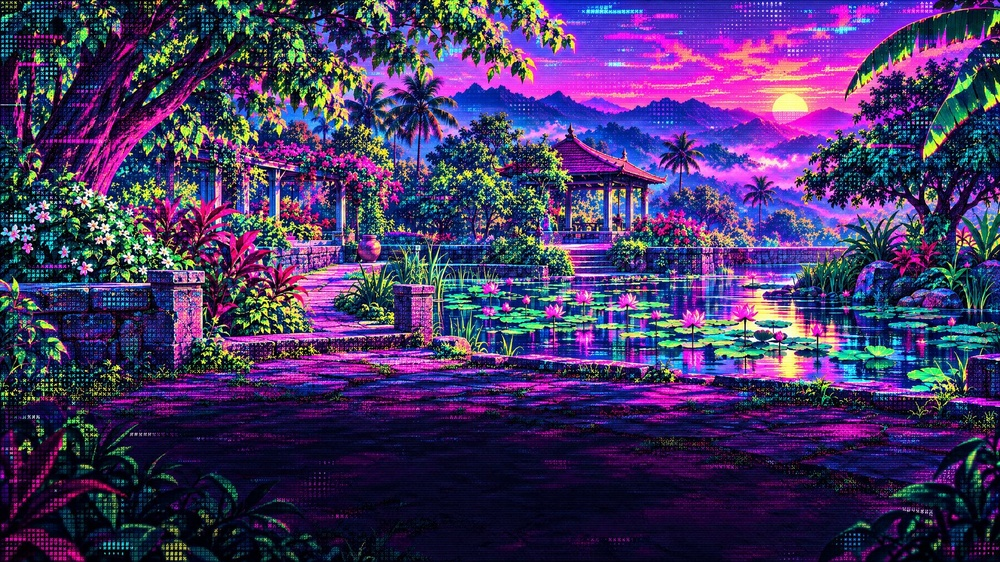
#> input picture .vn-cache/assets/game/images/optimized/bg_ch01.jpg, 1000 x 562 px, shrunk from 1920 x 1080 before the run; its folder holds only this picture in this run
$ python vn-bg-realify.py --in-glob ../.vn-cache/assets/game/images/optimized/bg_ch01.jpg
#> lines starting #> are read from the running program, lines starting #| are printed output that depends on the picture
#> in main, im is the input picture: PIL image 1000x562 RGB; mean R, G, B 69.4, 53.2, 101.8
#!/usr/bin/env python3
"""CyberManju OS — VN background real-life look + living camera (scripts/vn-bg-realify.py).

Role: color-grade chapter backgrounds so a painted/illustrative render reads as a
natural, real-life avenue/space photograph, and emit Ren'Py ATL camera transforms
that keep every background alive (slow zoom in/out + panning look-around) when the
chapter is shown.
Exports: --root (runtime dir), --in-glob, --out (derivatives dir), --quality,
         --transforms-out (Ren'Py ATL transforms file).
Integrates: scripts/vn-dev.mjs can serve the realified derivatives in place of the
            originals; tools/generate_renpy_script.py applies the emitted
            `stem_bg_chNN_camera` transform to each `scene bg_chNN` so the
            background moves while the standing cast stays still.
Contracts: preserves each image's exact dimensions (1920x1080 backgrounds);
           never overwrites the source; only PNG/JPEG/WebP inputs; degrades
           gracefully (leaves files untouched) when Pillow is absent.
"""

from __future__ import annotations

import argparse
import hashlib
import json
import sys
from pathlib import Path

try:
    from PIL import Image, ImageEnhance, ImageOps
except Exception:  # pragma: no cover - Pillow missing must degrade, not crash
    Image = None  # type: ignore[assignment]
    ImageEnhance = None  # type: ignore[assignment]
    ImageOps = None  # type: ignore[assignment]

PROFILE_VERSION = 1
IMAGE_SUFFIXES = {".jpg", ".jpeg", ".png", ".webp"}


def profile_signature(quality: int, contrast: float, color: float, brightness: float) -> str:
    raw = f"v{PROFILE_VERSION}|q{quality}|c{contrast}|r{color}|b{brightness}"
    return hashlib.sha256(raw.encode("utf-8")).hexdigest()[:16]


def realify(image: Image.Image) -> Image.Image:
    """Return a real-life photographic grade of `image` without changing size."""
    image = image.convert("RGB")
    # Natural avenue/space look: lift the milky illustration blacks, add gentle
    # photographic contrast, warm the cast slightly, then boost saturation just
    # enough for the scene to feel like a captured photograph.
    image = ImageOps.autocontrast(image, cutoff=1)
    image = ImageEnhance.Contrast(image).enhance(1.12)
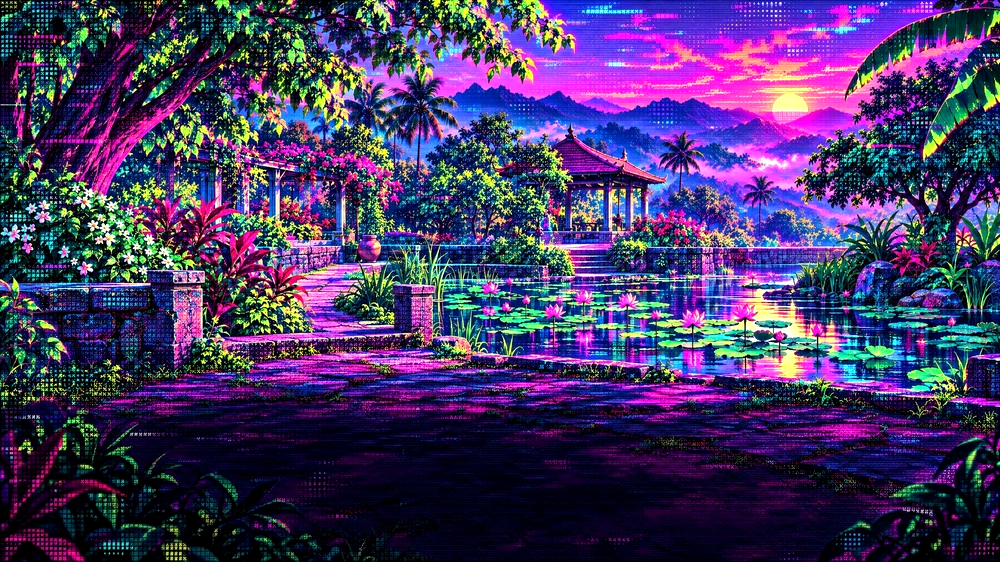
#> image: PIL image 1000x562 RGB; mean R, G, B 69.9, 54.9, 102
    image = ImageEnhance.Color(image).enhance(1.08)
    image = ImageEnhance.Brightness(image).enhance(1.03)
    return image


def chapter_number(stem: str) -> int:
    digits = "".join(ch for ch in stem if ch.isdigit())
    return int(digits) if digits else 0


def parse_chapters(spec: str) -> list[int]:
    """Parse a chapter spec like '1-56', '1,3,5', or '7' into a sorted list."""
#> called with spec = '1-56'
    chapters: set[int] = set()
    for part in str(spec).split(","):
        part = part.strip()
        if not part:
            continue
        if "-" in part:
            a, b = part.split("-", 1)
            chapters.update(range(int(a), int(b) + 1))
        else:
            chapters.add(int(part))
    return sorted(chapters)


def camera_transform(number: int) -> str:
    """Ren'Py ATL transform giving a smooth, living camera on a background.

    Slow ease-in-out zoom in/out plus a gentle panning look-around (ken-burns
    style). The base image sits slightly zoomed so there is room to drift without
    revealing empty edges. Each chapter breathes at its own pace and direction so
    backgrounds feel alive while the standing cast portraits stay still. Uses
    easeinout for natural acceleration/deceleration instead of robotic linear
    movement.
    """
    base_zoom = 1.015 + (number % 3) * 0.005          # 1.015 .. 1.025
    peak_zoom = 1.07 + (number % 3) * 0.02            # 1.07 .. 1.11
    duration = 16.0 + (number % 5) * 3                  # 16.0 .. 28.0 s per leg (slow)
    # Alternate drift direction per chapter so adjacent chapters feel different.
    if number % 2 == 0:
        ax, ay = 0.44, 0.40                           # drift toward upper-left
        bx, by = 0.56, 0.60                           # return toward lower-right
    else:
        ax, ay = 0.56, 0.60                           # drift toward lower-right
        bx, by = 0.44, 0.40                           # return toward upper-left
    def fmt(v: float) -> str:
        s = f"{v:.2f}".rstrip("0").rstrip(".")
        if "." not in s:
            s += ".0"
        return s
    lines = [
        f"transform stem_bg_ch{number:02d}_camera:",
        f"    zoom {fmt(base_zoom)}",
        "    xalign 0.5",
        "    yalign 0.5",
        f"    linear {fmt(duration)} zoom {fmt(peak_zoom)}",
        f"    linear {fmt(duration)} xalign {fmt(ax)}",
        f"    linear {fmt(duration)} yalign {fmt(ay)}",
        f"    linear {fmt(duration)} zoom {fmt(base_zoom)}",
        f"    linear {fmt(duration)} xalign {fmt(bx)}",
        f"    linear {fmt(duration)} yalign {fmt(by)}",
        "    repeat",
    ]
    return "\n".join(lines)


def main() -> int:
    parser = argparse.ArgumentParser(description=__doc__)
    parser.add_argument("--root", default="integrations/renpy-technosutra",
                        help="runtime root containing game/images")
    parser.add_argument("--in-glob", default="game/images/optimized/bg_ch*.jpg",
                        help="glob of source backgrounds to realify")
    parser.add_argument("--out", default=None,
                        help="derivatives output dir (default: <root>/game/images/realified)")
    parser.add_argument("--quality", type=int, default=88,
                        help="JPEG quality for derivative outputs")
    parser.add_argument("--transforms-out", default=None,
                        help="Ren'Py ATL transforms file (default: <root>/game/bg_camera_transforms.rpy)")
    parser.add_argument("--chapters", default="1-56",
                        help="chapter range for camera transforms, e.g. '1-56' or '1,3,5'")
    args = parser.parse_args()

    root = Path(args.root).resolve()
    if Image is None:
        print("Pillow is not installed; leaving backgrounds untouched.", file=sys.stderr)
        return 0

    out_dir = Path(args.out).resolve() if args.out else (root / "game/images/realified")
    out_dir.mkdir(parents=True, exist_ok=True)

    transforms_out = Path(args.transforms_out).resolve() if args.transforms_out else (root / "game/bg_camera_transforms.rpy")
    transforms_out.parent.mkdir(parents=True, exist_ok=True)

    sources = sorted((root / args.in_glob).parent.glob((root / args.in_glob).name))
    if not sources:
        print(f"No backgrounds matched {args.in_glob} under {root}", file=sys.stderr)
        return 1

    assets = []
    for src in sources:
        if src.suffix.lower() not in IMAGE_SUFFIXES:
            continue
        with Image.open(src) as im:
            graded = realify(im)
            dst = out_dir / src.name
            fmt = "JPEG" if dst.suffix.lower() in {".jpg", ".jpeg"} else "PNG"
            save_kwargs = {"quality": args.quality, "optimize": True} if fmt == "JPEG" else {}
            graded.save(dst, format=fmt, **save_kwargs)
            assets.append({
                "chapter": chapter_number(src.stem),
                "file": src.name,
                "source": str(src.name),
                "width": graded.width,
                "height": graded.height,
                "format": fmt,
                "sizeBytes": dst.stat().st_size,
            })

    # Living camera transforms: one `stem_bg_chNN_camera` per chapter in the
    # requested range. Decoupled from the input glob so chapter 1 (whose
    # background file is 02.webp, not bg_ch01.jpg) still gets stem_bg_ch01_camera.
    chapters = parse_chapters(args.chapters)
    transforms = [camera_transform(n) for n in chapters]

    manifest = {
        "schemaVersion": PROFILE_VERSION,
        "title": "The Stem Array — real-life background derivatives + living camera",
        "profile": profile_signature(args.quality, 1.12, 1.08, 1.03),
        "count": len(assets),
        "assets": assets,
    }
    (out_dir / "manifest.json").write_text(json.dumps(manifest, indent=2) + "\n", encoding="utf-8")

    header = [
        "# The Stem Array — living camera transforms for real-life backgrounds.",
        "# Generated by scripts/vn-bg-realify.py. Each chapter background gets a slow",
        "# zoom in/out + panning look-around (ken-burns style) so the scene feels alive",
        "# while the standing cast portraits stay still. Apply with:",
        '#   scene bg_chNN at stem_bg_chNN_camera with dissolve',
        "",
    ]
    transforms_out.write_text("\n".join(header + transforms + [""]) + "\n", encoding="utf-8")
    print(f"Realified {len(assets)} backgrounds -> {out_dir}")
#| Realified 1 backgrounds -> scripts/integrations/renpy-technosutra/game/images/realified
    print(f"Wrote {len(transforms)} living camera transforms -> {transforms_out}")
    return 0


if __name__ == "__main__":
    raise SystemExit(main())
#> (the program exits here)

$ run again, on .vn-cache/assets/game/images/optimized/bg_ch05.jpg
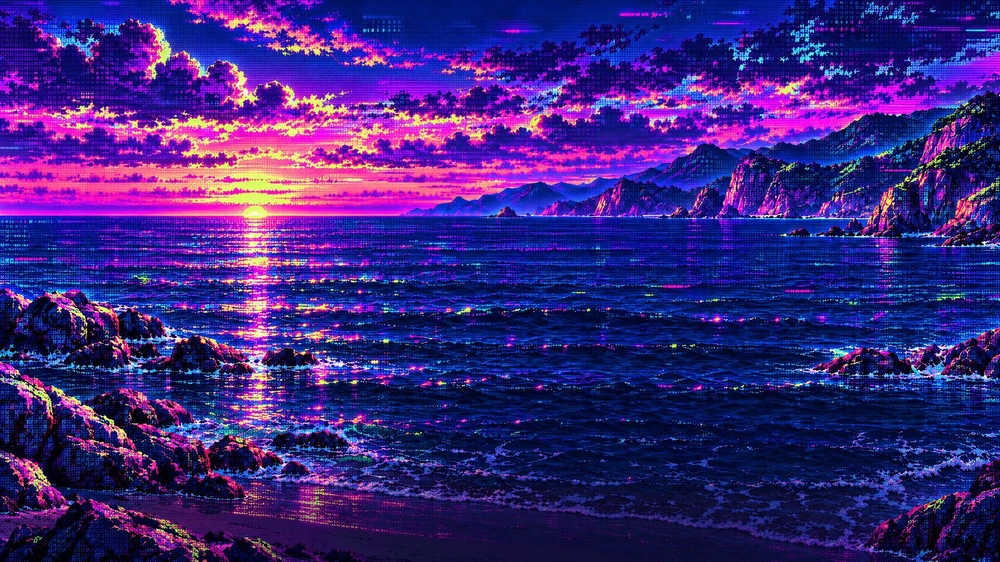
#> input picture .vn-cache/assets/game/images/optimized/bg_ch05.jpg, 1000 x 562 px, shrunk from 1920 x 1080 before the run
#> in main, im is the input picture: PIL image 1000x562 RGB; mean R, G, B 58.7, 36.5, 125.5
#> in realify, `image = ImageEnhance.Contrast(image).enhance(1.12)`:
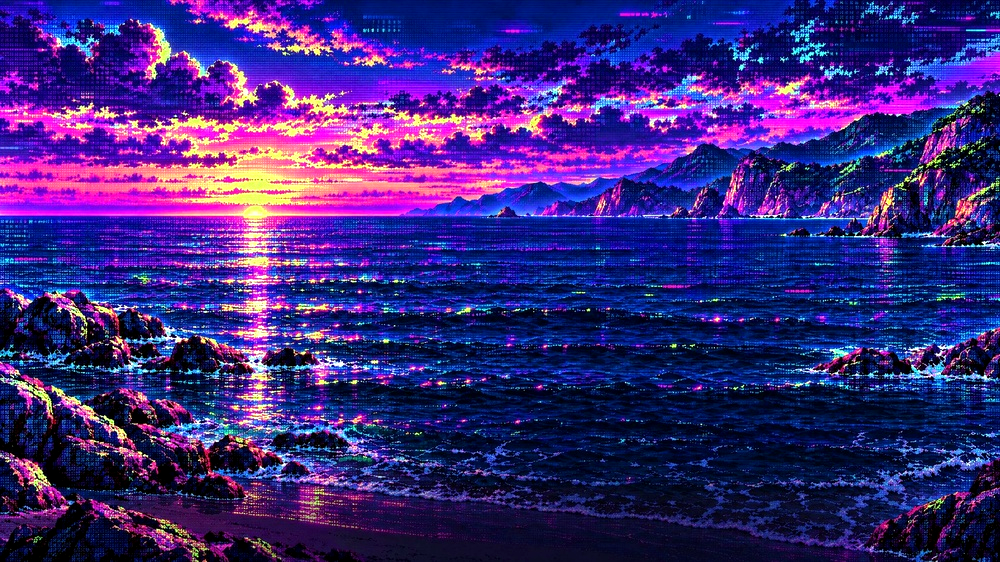
#> image: PIL image 1000x562 RGB; mean R, G, B 59.1, 39.4, 123.8
#| Realified 1 backgrounds -> scripts/integrations/renpy-technosutra/game/images/realified

$ run again, on .vn-cache/assets/game/images/optimized/bg_ch06.jpg
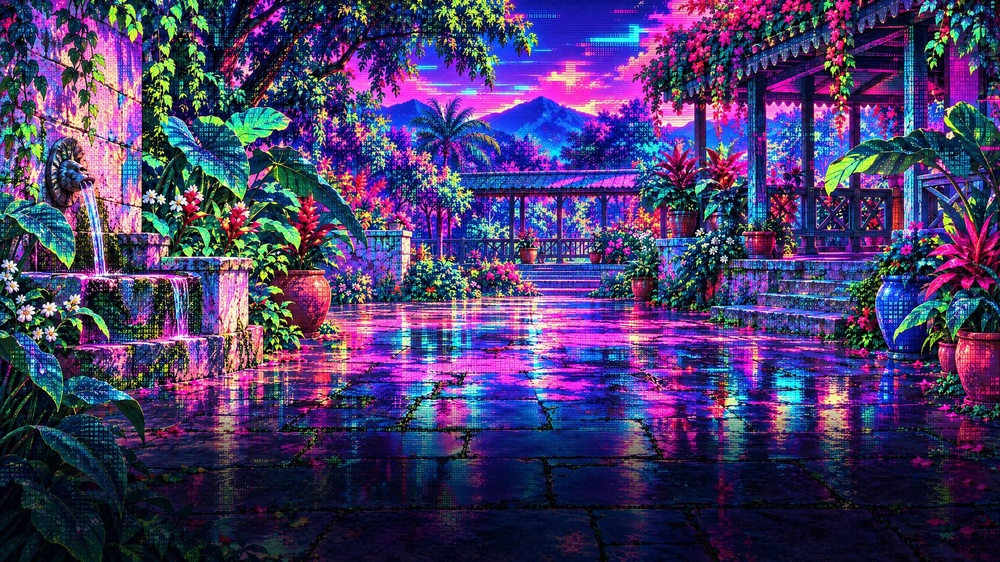
#> input picture .vn-cache/assets/game/images/optimized/bg_ch06.jpg, 1000 x 562 px, shrunk from 1920 x 1080 before the run
#> in main, im is the input picture: PIL image 1000x562 RGB; mean R, G, B 72, 58.6, 106.5
#> in realify, `image = ImageEnhance.Contrast(image).enhance(1.12)`:
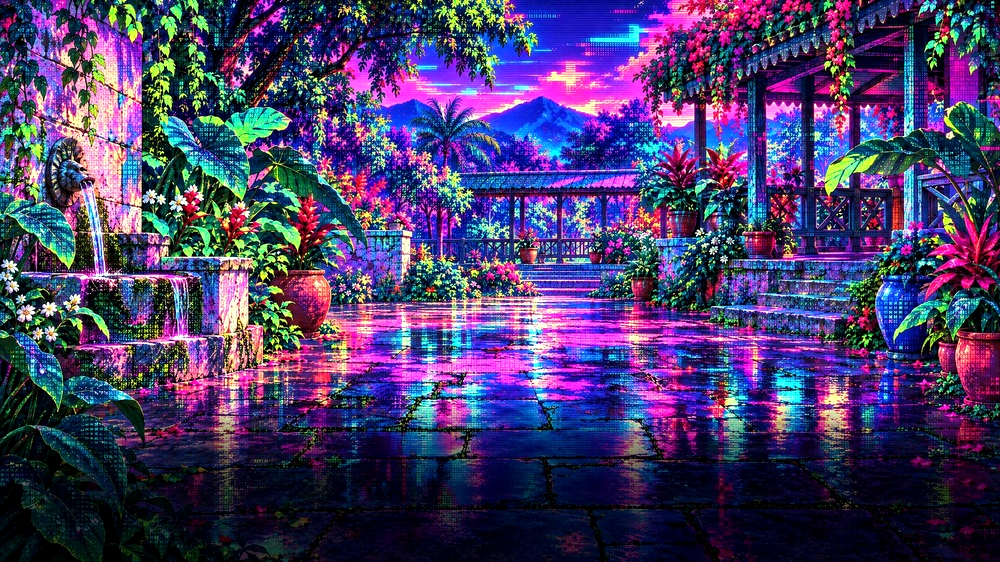
#> image: PIL image 1000x562 RGB; mean R, G, B 72.1, 60.3, 106.4
#| Realified 1 backgrounds -> scripts/integrations/renpy-technosutra/game/images/realified

$ run again, on .vn-cache/assets/game/images/optimized/bg_ch07.jpg
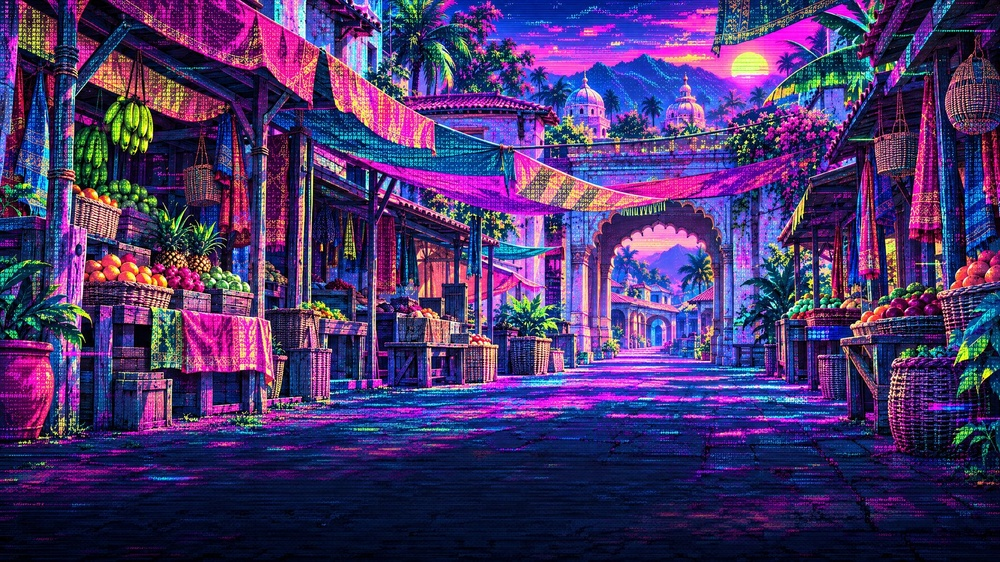
#> input picture .vn-cache/assets/game/images/optimized/bg_ch07.jpg, 1000 x 562 px, shrunk from 1920 x 1080 before the run
#> in main, im is the input picture: PIL image 1000x562 RGB; mean R, G, B 72.4, 51.9, 107.7
#> in realify, `image = ImageOps.autocontrast(image, cutoff=1)`:
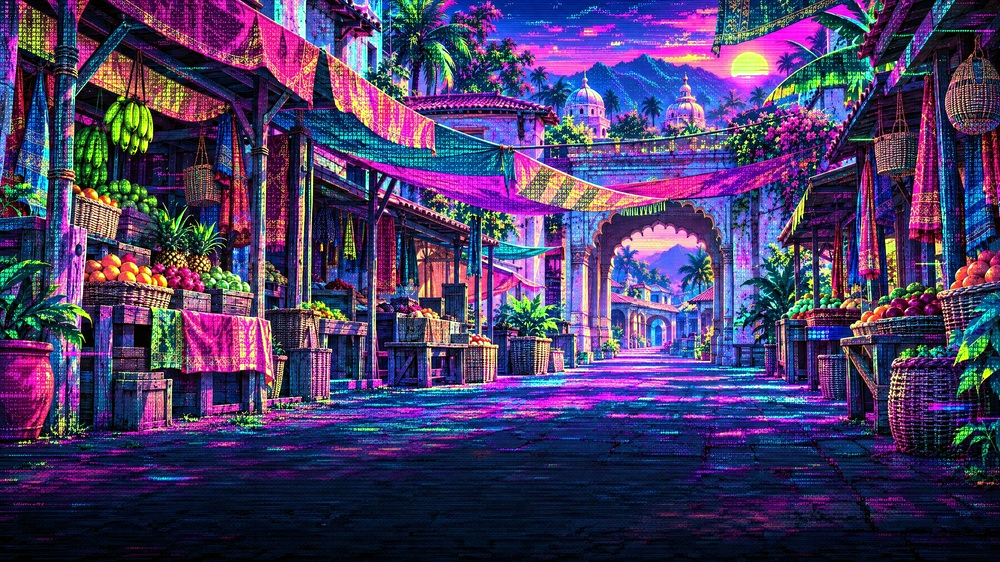
#> image: PIL image 1000x562 RGB; mean R, G, B 72.4, 59.2, 101.9
#> in realify, `image = ImageEnhance.Color(image).enhance(1.08)`:
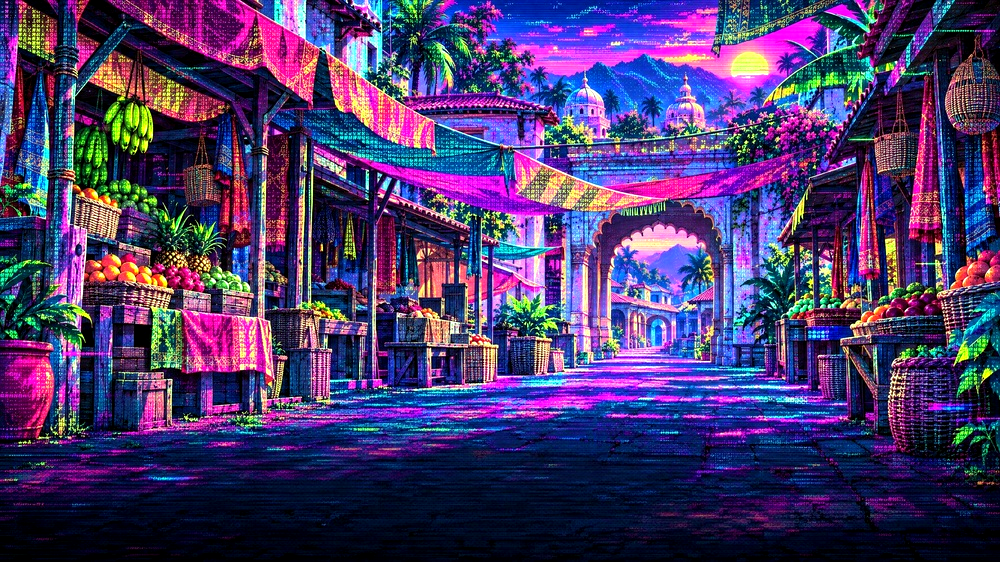
#> image: PIL image 1000x562 RGB; mean R, G, B 72.9, 57, 107.4
#| Realified 1 backgrounds -> scripts/integrations/renpy-technosutra/game/images/realified

$ run again, on .vn-cache/assets/game/images/optimized/bg_ch02.jpg
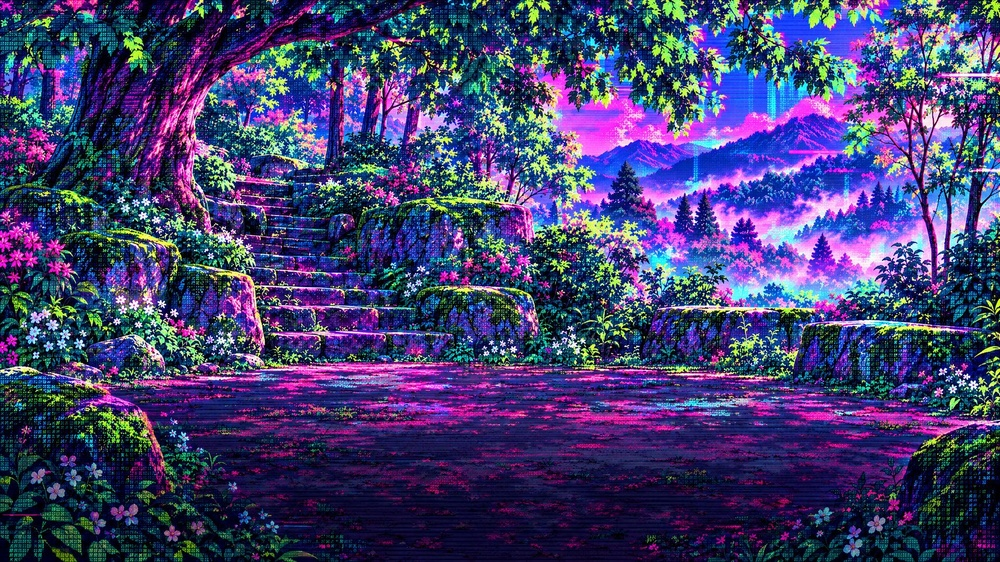
#> input picture .vn-cache/assets/game/images/optimized/bg_ch02.jpg, 1000 x 562 px, shrunk from 1920 x 1080 before the run
#> in main, im is the input picture: PIL image 1000x562 RGB; mean R, G, B 67, 63.8, 112.3
#> in realify, `image = ImageEnhance.Color(image).enhance(1.08)`:
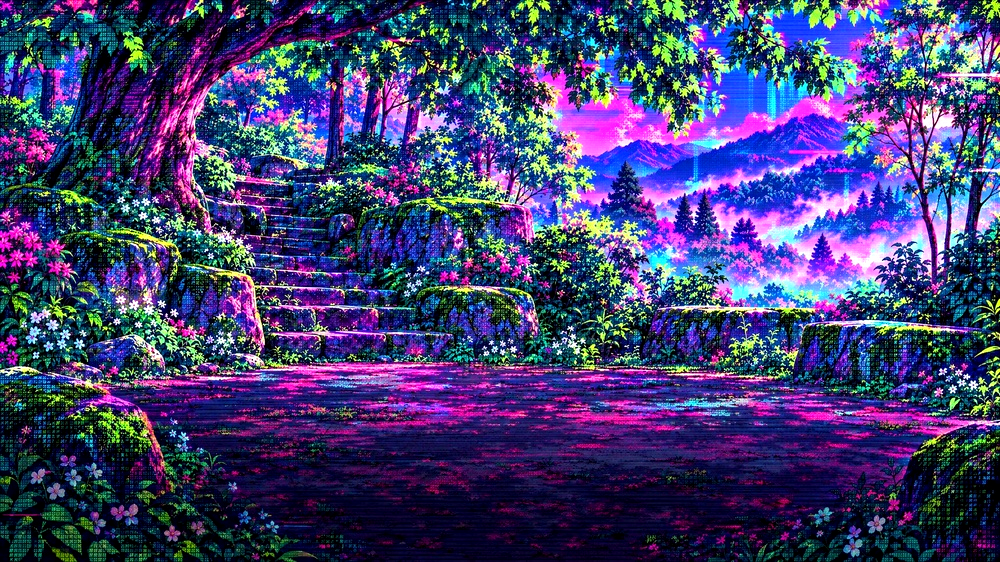
#> image: PIL image 1000x562 RGB; mean R, G, B 66.3, 63.4, 113.2
#| Realified 1 backgrounds -> scripts/integrations/renpy-technosutra/game/images/realified
